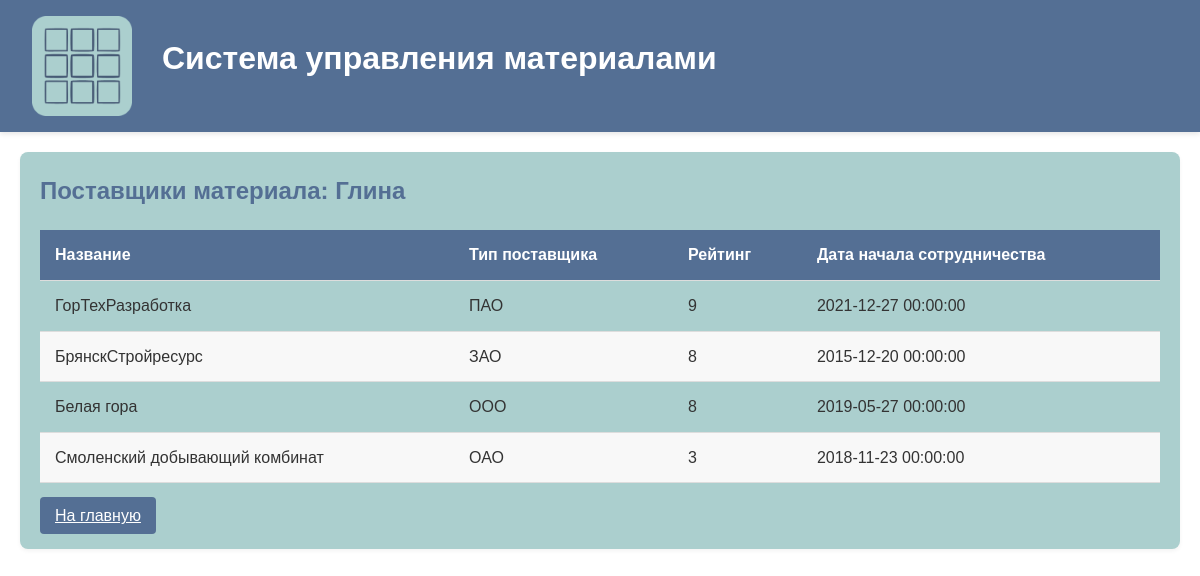
Page /material_suppliers/1 on the committed database.
### tables this page shows
CREATE TABLE Material (
                id INTEGER PRIMARY KEY AUTOINCREMENT,
                name TEXT NOT NULL UNIQUE,
                type_id INTEGER NOT NULL,
                unit_price REAL NOT NULL,
                stock_quantity REAL NOT NULL,
                min_stock_quantity REAL NOT NULL,
                package_quantity REAL NOT NULL,
                unit_of_measure TEXT NOT NULL,
                FOREIGN KEY (type_id) REFERENCES MaterialType(id)
            );

CREATE TABLE Supplier (
                id INTEGER PRIMARY KEY AUTOINCREMENT,
                name TEXT NOT NULL UNIQUE,
                supplier_type TEXT NOT NULL,
                inn TEXT NOT NULL UNIQUE,
                rating INTEGER NOT NULL,
                start_date DATE NOT NULL
            );

### app.py (the view)
@app.route("/material_suppliers/<int:material_id>")
def material_suppliers(material_id):
    conn = get_db_connection()
    material = conn.execute('''
        SELECT name FROM Material WHERE id = ?
    ''', (material_id,)).fetchone()
    if not material:
        flash("Материал не найден!", "error")
        conn.close()
        return redirect(url_for("index"))
    suppliers = conn.execute('''
        SELECT s.id, s.name, s.supplier_type, s.rating, s.start_date
        FROM Supplier s
        JOIN MaterialSupplier ms ON s.id = ms.supplier_id
        WHERE ms.material_id = ?
        ORDER BY s.rating DESC
    ''', (material_id,)).fetchall()
    conn.close()
    return render_template("suppliers_material.html",
                           material_name=material['name'],
                           suppliers=suppliers)

### app.py (called while the page is built)
def get_db_connection():
    conn = sqlite3.connect(DATABASE)
    conn.row_factory = sqlite3.Row
    return conn

### templates/suppliers_material.html
{% extends "base.html" %}
{% block content %}
    <div class="card">
        <h2>Поставщики материала: {{ material_name }}</h2>
        <table>
            <thead>
                <tr>
                    <th>Название</th>
                    <th>Тип поставщика</th>
                    <th>Рейтинг</th>
                    <th>Дата начала сотрудничества</th>
                </tr>
            </thead>
            <tbody>
                {% for supplier in suppliers %}
                <tr>
                    <td>{{ supplier.name }}</td>
                    <td>{{ supplier.supplier_type }}</td>
                    <td>{{ supplier.rating }}</td>
                    <td>{{ supplier.start_date }}</td>
                </tr>
                {% else %}
                <tr>
                    <td colspan="4">Нет поставщиков для этого материала</td>
                </tr>
                {% endfor %}
            </tbody>
        </table>
        <a href="{{ url_for('index') }}" class="btn">На главную</a>
    </div>
{% endblock %}

### templates/base.html (shortened to what this page needs)
<!DOCTYPE html>
<html lang="ru">
<head>
    <link rel="stylesheet" href="/static/style.css">
</head>
<body>
    <header class="header">
        <img src="{{ url_for('static', filename='icon.png') }}" alt="Логотип" class="logo">
        <h1 style="color: white;">Система управления материалами</h1>
    </header>
    <div class="container">
        {% block content %}{% endblock %}
    </div>
</body>
</html>

### static/style.css (style rules this page uses)
:root { --main-color: #FFFFFF; --extra-color: #ABCFCE; --accent-color: #546F94; }
* { margin: 0; padding: 0; box-sizing: border-box; font-family: 'Comic Sans MS', cursive, sans-serif; }
body { background-color: var(--main-color); color: #333; line-height: 1.6; }
h1, h2, h3 { color: var(--accent-color); margin-bottom: 15px; }
.logo { height: 100px; margin-right: 30px; object-fit: contain; }
.card { background-color: var(--extra-color); border-radius: 8px; padding: 20px; margin-bottom: 20px; box-shadow: 0 2px 4px rgba(0,0,0,0.05); }
.btn { background-color: var(--accent-color); color: white; border: none; padding: 10px 15px; border-radius: 4px; cursor: pointer; font-size: 16px; transition: background-color 0.3s; }
.container { max-width: 1400px; margin: 0 auto; padding: 20px; }
table { width: 100%; border-collapse: collapse; margin: 20px 0; }
th, td { padding: 12px 15px; text-align: left; border-bottom: 1px solid #ddd; }
th { background-color: var(--accent-color); color: white; }
tr:nth-child(even) { background-color: #f8f8f8; }
.header { background-color: var(--accent-color); color: white; padding: 1rem 2rem; display: flex; align-items: center; box-shadow: 0 2px 5px rgba(0,0,0,0.1); }

### rows in the picture
Material: name "Глина"
Supplier: name "ГорТехРазработка", supplier_type "ПАО", rating "9", start_date "2021-12-27 00:00:00"
Supplier: name "БрянскСтройресурс", supplier_type "ЗАО", rating "8", start_date "2015-12-20 00:00:00"
Supplier: name "Белая гора", supplier_type "ООО", rating "8", start_date "2019-05-27 00:00:00"
Supplier: name "Смоленский добывающий комбинат", supplier_type "ОАО", rating "3", start_date "2018-11-23 00:00:00"
